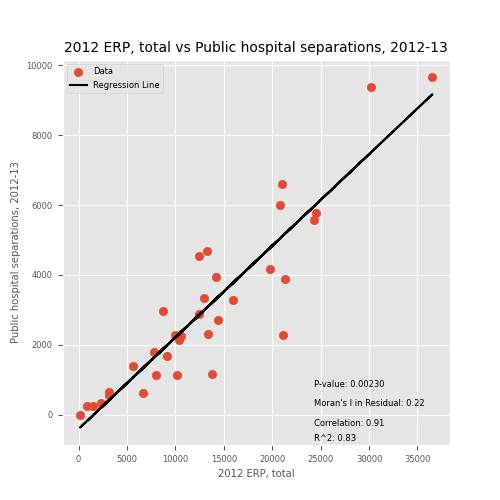
#> input picture doc/figures/2012_ERP_vs_Public_hospital_separations.png, 500 x 500 px
$ jupyter execute plot_processor.ipynb
#> lines starting #> are read from the running program, lines starting #| are printed output that depends on the picture
[cell 1]
import matplotlib.pyplot as plt
from PIL import Image

# [18 lines of commented-out code are left out]
img1 = Image.open('doc/figures/2012_ERP_vs_Public_hospital_separations.png')
#> img1 is the input picture: PIL image 500x500 RGBA; mean R, G, B, A 236.2, 235, 234.8, 255
img2 = Image.open('doc/figures/Distance_to_nearest_public_hospital_with_ED_vs_Cat_4_5_ED_presentations.png')
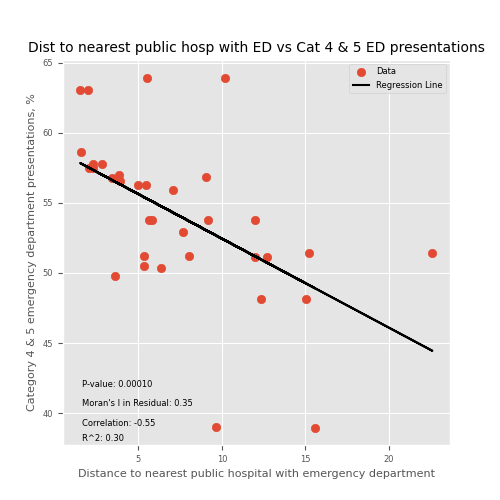
#> input picture doc/figures/Distance_to_nearest_public_hospital_with_ED_vs_Cat_4_5_ED_presentations.png, 500 x 500 px
#> img2 is the input picture: PIL image 500x500 RGBA; mean R, G, B, A 235.8, 234.6, 234.4, 255
img3 = Image.open('doc/figures/Population_density_vs_Distance_to_nearest_public_hospital.png')
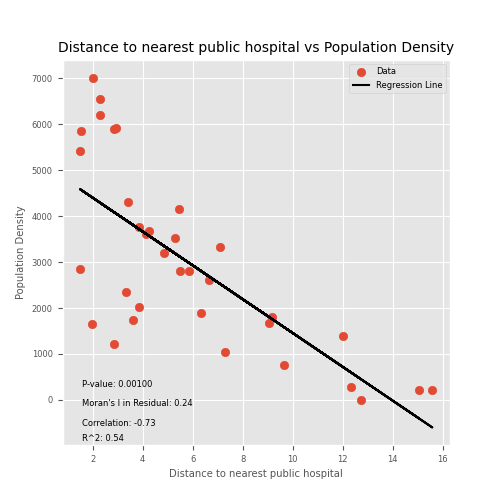
#> input picture doc/figures/Population_density_vs_Distance_to_nearest_public_hospital.png, 500 x 500 px
#> img3 is the input picture: PIL image 500x500 RGBA; mean R, G, B, A 236.5, 235.2, 235, 255
img4 = Image.open('doc/figures/public_hospitals_map.png')
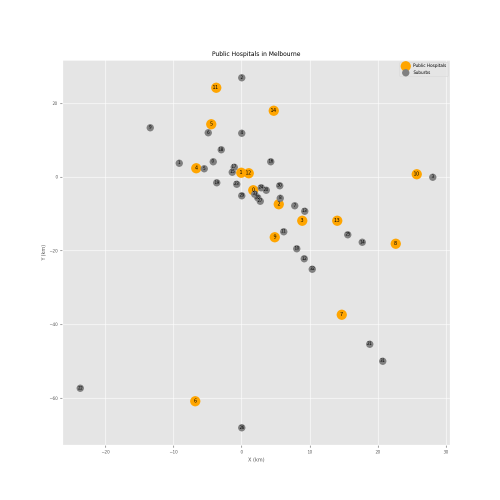
#> input picture doc/figures/public_hospitals_map.png, 1000 x 1000 px (shown at 1/2 size)
#> img4 is the input picture: PIL image 1000x1000 RGBA; mean R, G, B, A 238.9, 238.5, 237.7, 255

width4, height4 = img4.size
#> width4 = 1000; height4 = 1000

img4 = img4.resize((width4//2, height4//2))
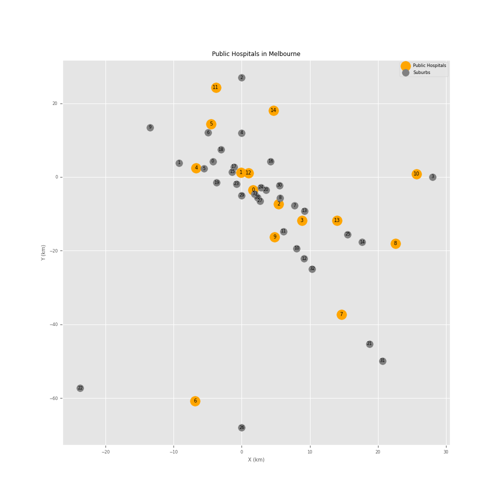
#> img4: PIL image 500x500 RGBA; mean R, G, B, A 238.9, 238.5, 237.7, 255

# Getting the size of each plot
width1, height1 = img1.size
#> width1 = 500; height1 = 500
width2, height2 = img2.size
#> width2 = 500; height2 = 500
width3, height3 = img3.size
#> width3 = 500; height3 = 500
width4, height4 = img4.size
#> width4 = 500; height4 = 500

# resize image 4


# Assuming all images have the same dimensions, you can calculate the size of the final stitched image
stitched_width = max(width1, width2, width3, width4)
#> stitched_width = 500
stitched_height = height1 + height2  # Two rows
#> stitched_height = 1000

# Creating a new blank image for stitching
stitched_img = Image.new('RGB', (stitched_width * 2, stitched_height))
#> stitched_img: PIL image 1000x1000 RGB; every value is 0

# Pasting the four images in a 2x2 grid
stitched_img.paste(img1, (0, 0))
stitched_img.paste(img2, (stitched_width, 0))
stitched_img.paste(img3, (0, height1))
stitched_img.paste(img4, (stitched_width, height2))
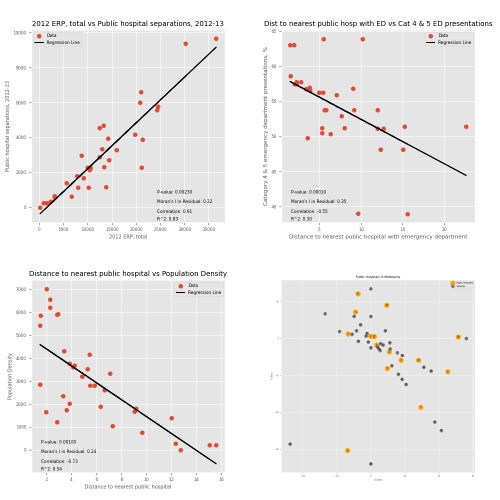
#> stitched_img: PIL image 1000x1000 RGB (shown at 1/2 size); mean R, G, B 236.9, 235.8, 235.5

# Saving and showing the stitched image
stitched_img.save('doc/figures/stitched_img_hospitals.png')
stitched_img.show()

[cell 2]
import matplotlib.pyplot as plt
from PIL import Image

# Reading the saved images
img1 = Image.open('doc/figures/2012_ERP_vs_Public_hospital_separations.png')
img2 = Image.open('doc/figures/Distance_to_nearest_public_hospital_with_ED_vs_Cat_4_5_ED_presentations.png')
img3 = Image.open('doc/figures/Population_density_vs_Distance_to_nearest_public_hospital.png')

# Getting the size of each plot
width1, height1 = img1.size
width2, height2 = img2.size
width3, height3 = img3.size

# Assuming all images have the same height, you can calculate the size of the final stitched image
stitched_width = width1 + width2 + width3  # Width of all three images in a row
#> stitched_width = 1500
stitched_height = max(height1, height2, height3)  # The height is the maximum of all three images
#> stitched_height = 500

# Creating a new blank image for stitching
stitched_img = Image.new('RGB', (stitched_width, stitched_height))
#> stitched_img: PIL image 1500x500 RGB; every value is 0

# Pasting the three images in a single row
stitched_img.paste(img1, (0, 0))
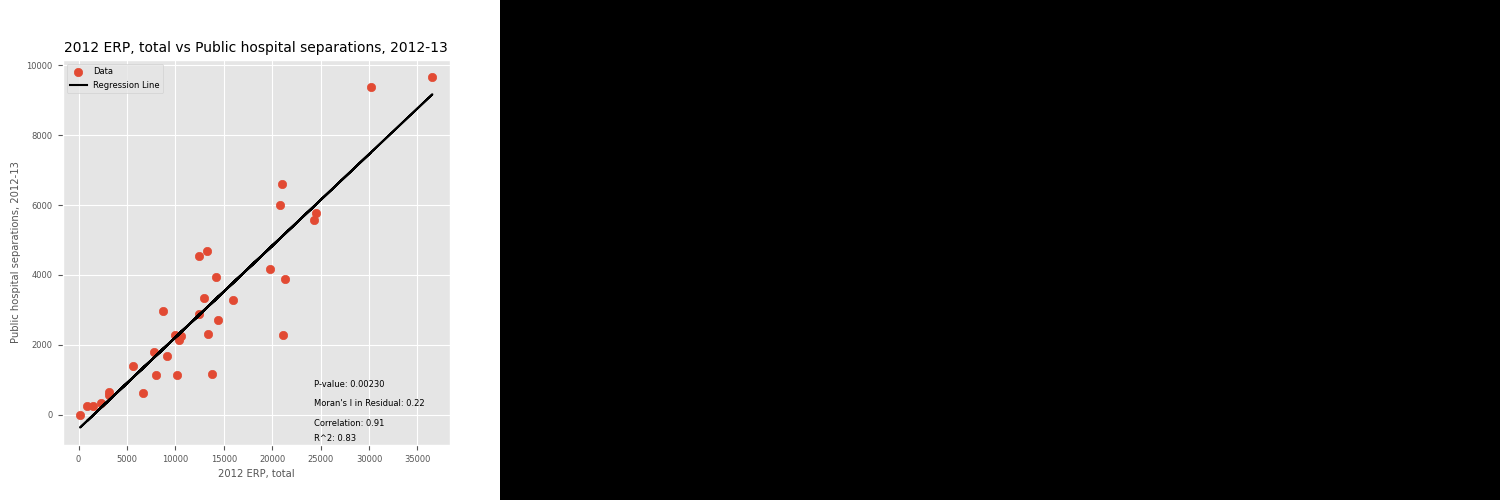
#> stitched_img: PIL image 1500x500 RGB; mean R, G, B 78.7, 78.3, 78.3
stitched_img.paste(img2, (width1, 0))
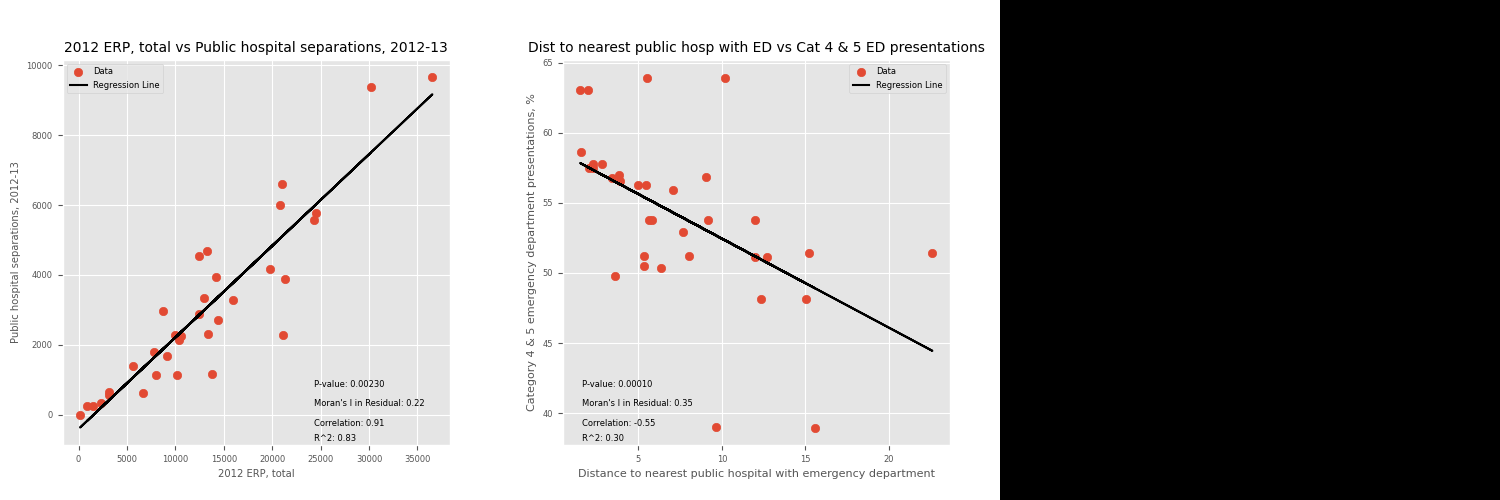
#> stitched_img: PIL image 1500x500 RGB; mean R, G, B 157.4, 156.5, 156.4
stitched_img.paste(img3, (width1 + width2, 0))
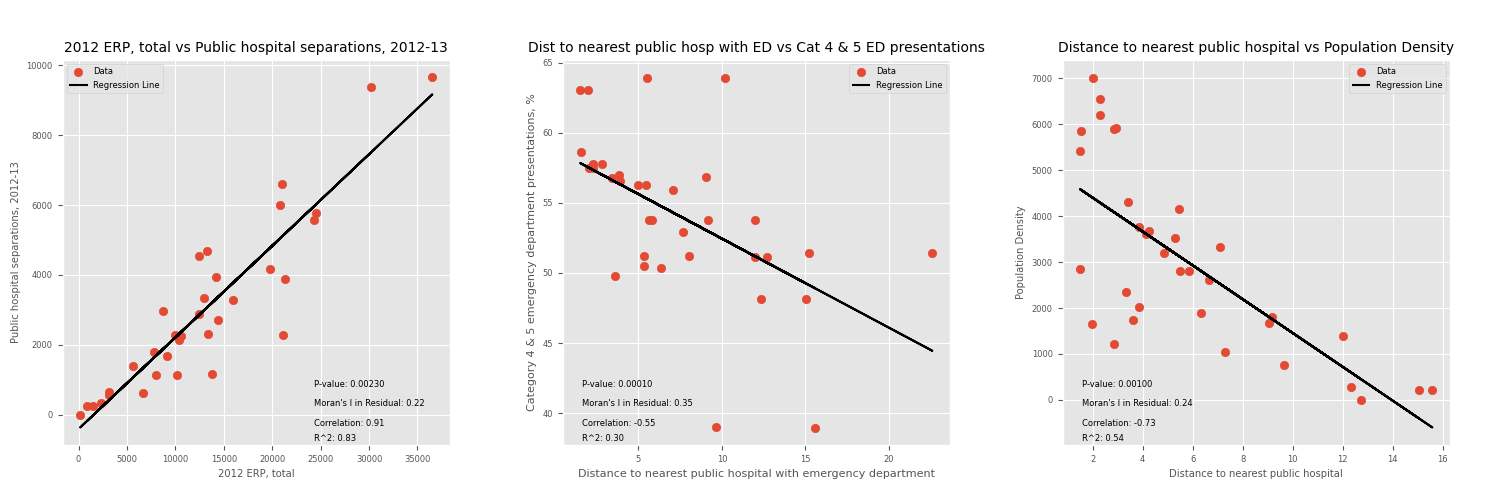
#> stitched_img: PIL image 1500x500 RGB; mean R, G, B 236.2, 234.9, 234.8

# Saving and showing the stitched image
stitched_img.save('doc/figures/stitched_img_hospitals.png')
stitched_img.show()

[cell 3]
from PIL import Image
import matplotlib.pyplot as plt

# Load the saved plot images
img1 = Image.open('doc/figures/public_hospitals_map.png')
img2 = Image.open('doc/figures/stitched_img_hospitals.png')

# Get the sizes of the images
width1, height1 = img1.size
#> width1 = 1000
width2, height2 = img2.size

# Create a new image that is tall enough to hold both images vertically
stitched_height = height1 + height2
stitched_width = max(width1, width2)

# Create a new blank image with the combined size
stitched_img = Image.new('RGB', (stitched_width, stitched_height))
#> stitched_img: PIL image 1500x1500 RGB; every value is 0

# Paste the first image on the top
stitched_img.paste(img1, (3, 0))
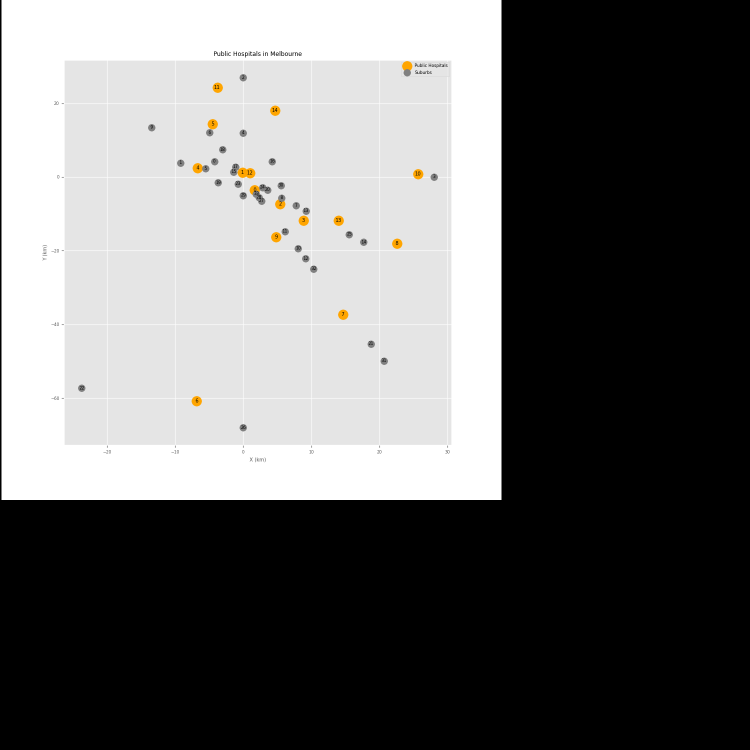
#> stitched_img: PIL image 1500x1500 RGB (shown at 1/2 size); mean R, G, B 106.2, 106, 105.7

# Paste the second image on the bottom
stitched_img.paste(img2, (0, height1))
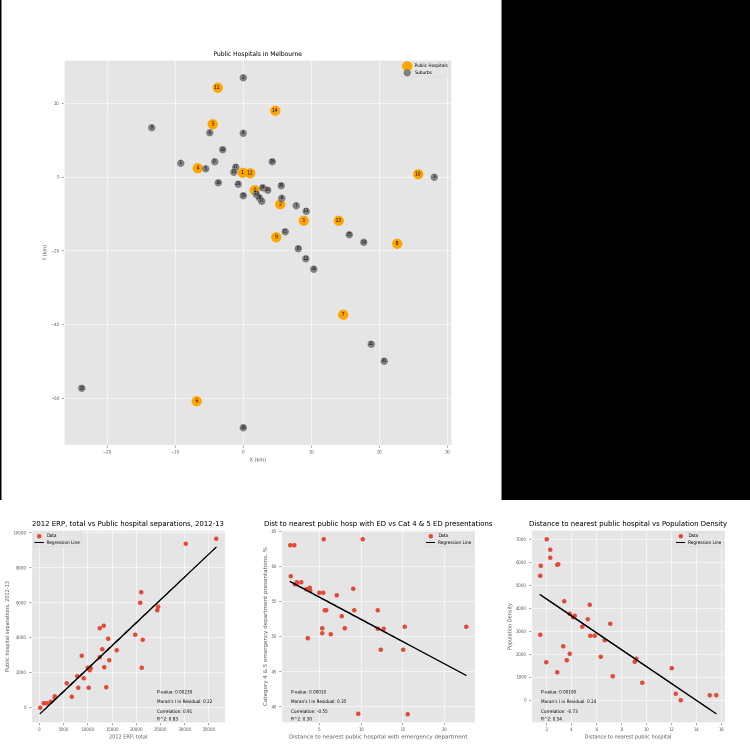
#> stitched_img: PIL image 1500x1500 RGB (shown at 1/2 size); mean R, G, B 184.9, 184.3, 183.9

# Display the combined image using matplotlib
plt.figure(figsize=(15, 15))  # Adjust the figsize as needed
plt.imshow(stitched_img)
plt.axis('off')  # Hide axis for a cleaner image display
plt.show()

# Optionally, save the stitched image
stitched_img.save('combined_vertical_plots.png')
stitched_img.show()
